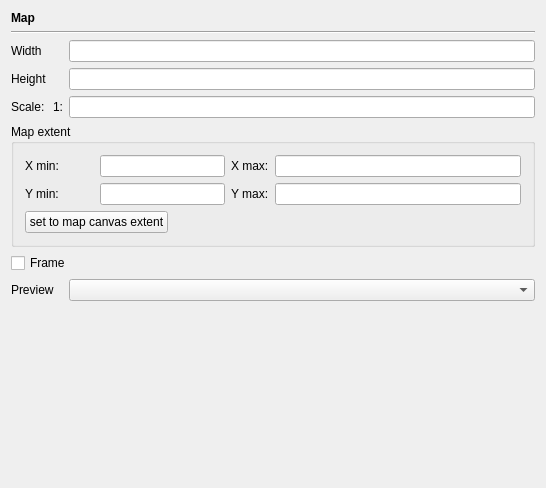
<ui version="4.0" >
 <class>QgsComposerMapWidgetBase</class>
 <widget class="QWidget" name="QgsComposerMapWidgetBase" >
  <property name="geometry" >
   <rect>
    <x>0</x>
    <y>0</y>
    <width>546</width>
    <height>488</height>
   </rect>
  </property>
  <property name="sizePolicy" >
   <sizepolicy vsizetype="Expanding" hsizetype="Expanding" >
    <horstretch>0</horstretch>
    <verstretch>0</verstretch>
   </sizepolicy>
  </property>
  <property name="windowTitle" >
   <string>Map options</string>
  </property>
  <layout class="QGridLayout" >
   <item row="0" column="0" colspan="3" >
    <widget class="QLabel" name="mNameLabel" >
     <property name="text" >
      <string>&lt;b>Map&lt;/b></string>
     </property>
    </widget>
   </item>
   <item row="1" column="0" colspan="3" >
    <widget class="Line" name="line1" >
     <property name="frameShape" >
      <enum>QFrame::HLine</enum>
     </property>
     <property name="frameShadow" >
      <enum>QFrame::Sunken</enum>
     </property>
     <property name="orientation" >
      <enum>Qt::Horizontal</enum>
     </property>
    </widget>
   </item>
   <item row="2" column="0" >
    <widget class="QLabel" name="textLabel1" >
     <property name="text" >
      <string>Width</string>
     </property>
     <property name="wordWrap" >
      <bool>true</bool>
     </property>
     <property name="buddy" >
      <cstring>mWidthLineEdit</cstring>
     </property>
    </widget>
   </item>
   <item row="2" column="2" >
    <widget class="QLineEdit" name="mWidthLineEdit" />
   </item>
   <item row="3" column="0" >
    <widget class="QLabel" name="textLabel2" >
     <property name="text" >
      <string>Height</string>
     </property>
     <property name="wordWrap" >
      <bool>true</bool>
     </property>
     <property name="buddy" >
      <cstring>mHeightLineEdit</cstring>
     </property>
    </widget>
   </item>
   <item row="3" column="2" >
    <widget class="QLineEdit" name="mHeightLineEdit" />
   </item>
   <item row="4" column="0" >
    <widget class="QLabel" name="label_2" >
     <property name="sizePolicy" >
      <sizepolicy vsizetype="Preferred" hsizetype="Preferred" >
       <horstretch>0</horstretch>
       <verstretch>0</verstretch>
      </sizepolicy>
     </property>
     <property name="text" >
      <string>Scale:</string>
     </property>
     <property name="wordWrap" >
      <bool>true</bool>
     </property>
    </widget>
   </item>
   <item row="4" column="1" >
    <widget class="QLabel" name="label" >
     <property name="text" >
      <string>1:</string>
     </property>
     <property name="alignment" >
      <set>Qt::AlignRight|Qt::AlignTrailing|Qt::AlignVCenter</set>
     </property>
    </widget>
   </item>
   <item row="4" column="2" >
    <widget class="QLineEdit" name="mScaleLineEdit" />
   </item>
   <item row="5" column="0" colspan="3" >
    <widget class="QGroupBox" name="mMapExtentGroupBox" >
     <property name="title" >
      <string>Map extent</string>
     </property>
     <layout class="QGridLayout" >
      <item row="0" column="0" >
       <layout class="QVBoxLayout" >
        <item>
         <widget class="QLabel" name="mXMinLabel" >
          <property name="enabled" >
           <bool>true</bool>
          </property>
          <property name="text" >
           <string>X min:</string>
          </property>
         </widget>
        </item>
        <item>
         <widget class="QLabel" name="mYMinLabel" >
          <property name="text" >
           <string>Y min:</string>
          </property>
         </widget>
        </item>
       </layout>
      </item>
      <item row="0" column="1" colspan="2" >
       <layout class="QVBoxLayout" >
        <item>
         <widget class="QLineEdit" name="mXMinLineEdit" />
        </item>
        <item>
         <widget class="QLineEdit" name="mYMinLineEdit" />
        </item>
       </layout>
      </item>
      <item row="0" column="3" >
       <layout class="QVBoxLayout" >
        <item>
         <widget class="QLabel" name="mXMaxLabel" >
          <property name="text" >
           <string>X max:</string>
          </property>
         </widget>
        </item>
        <item>
         <widget class="QLabel" name="mYMaxLabel" >
          <property name="windowModality" >
           <enum>Qt::NonModal</enum>
          </property>
          <property name="text" >
           <string>Y max:</string>
          </property>
         </widget>
        </item>
       </layout>
      </item>
      <item row="0" column="4" >
       <layout class="QVBoxLayout" >
        <item>
         <widget class="QLineEdit" name="mXMaxLineEdit" />
        </item>
        <item>
         <widget class="QLineEdit" name="mYMaxLineEdit" />
        </item>
       </layout>
      </item>
      <item row="1" column="0" colspan="2" >
       <widget class="QPushButton" name="mSetToMapCanvasExtentButton" >
        <property name="text" >
         <string>set to map canvas extent</string>
        </property>
       </widget>
      </item>
      <item row="1" column="2" colspan="3" >
       <spacer>
        <property name="orientation" >
         <enum>Qt::Horizontal</enum>
        </property>
        <property name="sizeHint" >
         <size>
          <width>311</width>
          <height>20</height>
         </size>
        </property>
       </spacer>
      </item>
     </layout>
    </widget>
   </item>
   <item row="6" column="0" colspan="3" >
    <widget class="QCheckBox" name="mFrameCheckBox" >
     <property name="text" >
      <string>Frame</string>
     </property>
    </widget>
   </item>
   <item row="7" column="0" colspan="2" >
    <widget class="QLabel" name="textLabel1_5" >
     <property name="text" >
      <string>Preview</string>
     </property>
     <property name="wordWrap" >
      <bool>true</bool>
     </property>
     <property name="buddy" >
      <cstring>mPreviewModeComboBox</cstring>
     </property>
    </widget>
   </item>
   <item row="7" column="2" >
    <widget class="QComboBox" name="mPreviewModeComboBox" >
     <property name="sizePolicy" >
      <sizepolicy vsizetype="Fixed" hsizetype="Expanding" >
       <horstretch>0</horstretch>
       <verstretch>0</verstretch>
      </sizepolicy>
     </property>
    </widget>
   </item>
   <item row="8" column="2" >
    <spacer>
     <property name="orientation" >
      <enum>Qt::Vertical</enum>
     </property>
     <property name="sizeHint" >
      <size>
       <width>402</width>
       <height>31</height>
      </size>
     </property>
    </spacer>
   </item>
  </layout>
 </widget>
 <layoutdefault spacing="6" margin="11" />
 <tabstops>
  <tabstop>mWidthLineEdit</tabstop>
  <tabstop>mHeightLineEdit</tabstop>
  <tabstop>mFrameCheckBox</tabstop>
  <tabstop>mPreviewModeComboBox</tabstop>
 </tabstops>
 <resources/>
 <connections/>
</ui>
